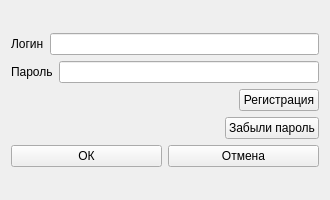
<?xml version="1.0" encoding="UTF-8"?>
<ui version="4.0">
 <class>Form</class>
 <widget class="QWidget" name="Form">
  <property name="geometry">
   <rect>
    <x>0</x>
    <y>0</y>
    <width>330</width>
    <height>200</height>
   </rect>
  </property>
  <property name="minimumSize">
   <size>
    <width>300</width>
    <height>200</height>
   </size>
  </property>
  <property name="maximumSize">
   <size>
    <width>330</width>
    <height>200</height>
   </size>
  </property>
  <property name="windowTitle">
   <string>Form</string>
  </property>
  <layout class="QVBoxLayout" name="verticalLayout_2">
   <item>
    <layout class="QVBoxLayout" name="verticalLayout">
     <item>
      <layout class="QHBoxLayout" name="horizontalLayout_5">
       <item>
        <widget class="QLabel" name="label_login">
         <property name="text">
          <string>Логин</string>
         </property>
        </widget>
       </item>
       <item>
        <widget class="QLineEdit" name="lineEdit_login"/>
       </item>
      </layout>
     </item>
     <item>
      <layout class="QHBoxLayout" name="horizontalLayout_4">
       <item>
        <widget class="QLabel" name="label_password">
         <property name="text">
          <string>Пароль</string>
         </property>
        </widget>
       </item>
       <item>
        <widget class="QLineEdit" name="lineEdit_password"/>
       </item>
      </layout>
     </item>
     <item>
      <layout class="QHBoxLayout" name="horizontalLayout">
       <item>
        <spacer name="horizontalSpacer">
         <property name="orientation">
          <enum>Qt::Horizontal</enum>
         </property>
         <property name="sizeHint" stdset="0">
          <size>
           <width>40</width>
           <height>20</height>
          </size>
         </property>
        </spacer>
       </item>
       <item>
        <widget class="QPushButton" name="pushButton_signup">
         <property name="text">
          <string>Регистрация</string>
         </property>
        </widget>
       </item>
      </layout>
     </item>
     <item>
      <layout class="QHBoxLayout" name="horizontalLayout_2">
       <item>
        <spacer name="horizontalSpacer_2">
         <property name="orientation">
          <enum>Qt::Horizontal</enum>
         </property>
         <property name="sizeHint" stdset="0">
          <size>
           <width>40</width>
           <height>20</height>
          </size>
         </property>
        </spacer>
       </item>
       <item>
        <widget class="QPushButton" name="pushButton_forgotten_pass">
         <property name="text">
          <string>Забыли пароль</string>
         </property>
        </widget>
       </item>
      </layout>
     </item>
     <item>
      <layout class="QHBoxLayout" name="horizontalLayout_3">
       <item>
        <widget class="QPushButton" name="pushButton_ok">
         <property name="text">
          <string>ОК</string>
         </property>
        </widget>
       </item>
       <item>
        <widget class="QPushButton" name="pushButton_cancel">
         <property name="text">
          <string>Отмена</string>
         </property>
        </widget>
       </item>
      </layout>
     </item>
    </layout>
   </item>
  </layout>
 </widget>
 <resources/>
 <connections/>
</ui>
